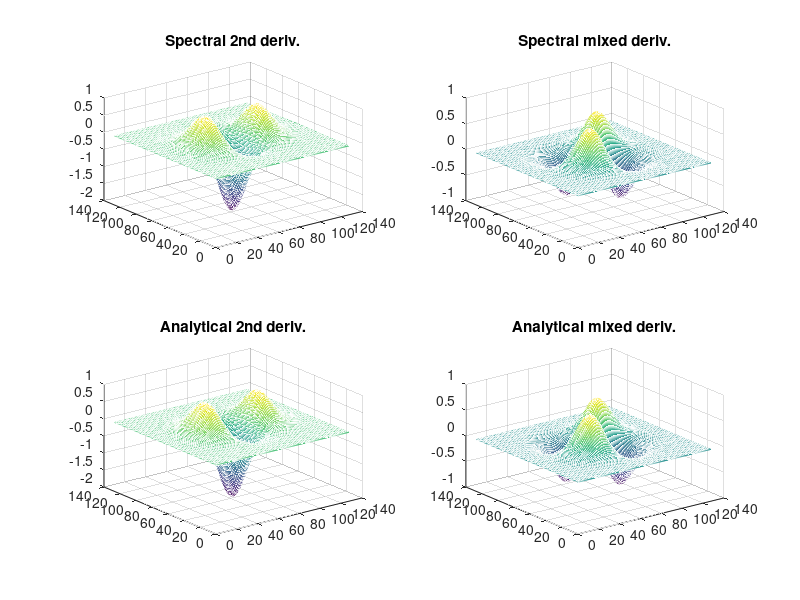

MATLAB code for this plot:
clear all;

% resolution in x and y 
NX = 128; NY = 128;
dx = 2*pi/NX; dy = 2*pi/NY;

[i,j] = meshgrid(1:NX,1:NY);
x = i*dx; y = j*dy;

% matrices of wavenumbers in x and y
kx = 1i*ones(1,NY)'*[0:NX/2 -NX/2+1:-1];            %ones(1,NY)'*fftshift(-NX/2+1:NX/2);
ky = 1i*[0:NY/2 -NY/2+1:-1]'*ones(1,NX);            %fftshift([-NY/2+1:NY/2]')*ones(1,NX);

f = exp(-((i*dx-pi).^2 + (j*dy-pi).^2));
% f = sin(-((x-pi).^2 + (y-pi).^2));

% 1st analytical derivatives
fx = -2*(x-pi).*f;
fy = -2*(y-pi).*f;
% fx = -2*(x-pi).*cos(-((x-pi).^2 + (y-pi).^2));
% fy = -2*(y-pi).*cos(-((x-pi).^2 + (y-pi).^2));

% 2nd analytical derivatives
fxx = -2*f.*(1-2*(x-pi).^2);
fyy = -2*f.*(1-2*(y-pi).^2);
% fxx = -2*cos(-((x-pi).^2 + (y-pi).^2)) + 4*f.*(x-pi).^2;
% fyy = -2*cos(-((x-pi).^2 + (y-pi).^2)) + 4*f.*(y-pi).^2;

% Mixed derivative
fxy = 4*(x-pi).*(y-pi).*f;

% 2D Fourier transform
f_hat = fft2(f);

% 1st spectral derivatives - OK           f' -> ik fft(f) 
fs_x = real(ifft2(kx.*f_hat));
fs_y = real(ifft2(ky.*f_hat));

% 2nd spectral derivatives - NOT OK       f'' -> (ik)^2 fft(f)
fs_xx = real(ifft2(kx.*kx.*f_hat));
fs_yy = real(ifft2(ky.*ky.*f_hat));

% spectral mixed derivative
fs_xy = real(ifft2(kx.*ky.*f_hat));

subplot(2,2,1); mesh(fs_xx); title('Spectral 2nd deriv.');
subplot(2,2,3); mesh(fxx); title('Analytical 2nd deriv.');
subplot(2,2,2); mesh(fs_xy); title('Spectral mixed deriv.');
subplot(2,2,4); mesh(fxy); title('Analytical mixed deriv.');
